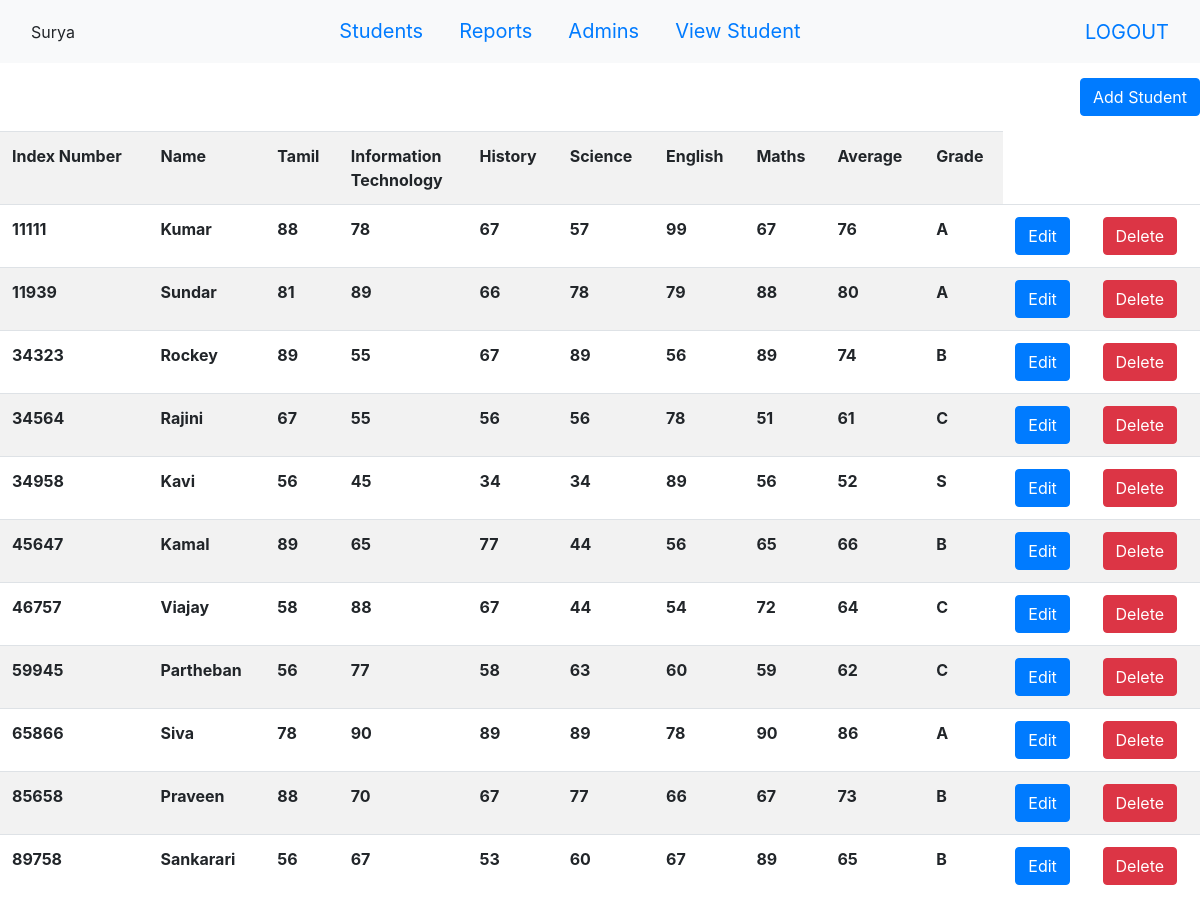
The page /students.php (signed in) on the database its author committed.
### tables this page shows
CREATE TABLE `student` (
  `indexNumber` int(11) NOT NULL,
  `nam` varchar(20) NOT NULL,
  `tamil` int(11) NOT NULL,
  `IT` int(11) NOT NULL,
  `history` int(11) NOT NULL,
  `science` int(11) NOT NULL,
  `english` int(11) NOT NULL,
  `maths` int(11) NOT NULL,
  `average` int(11) NOT NULL,
  `grade` varchar(10) NOT NULL
);

### students.php (the view, shortened to what this page needs)
<!doctype html>
<html lang="en">
    <head>
        <link href="src/css/bootstrap.min.css" rel="stylesheet" >
        <link rel="stylesheet" href="src/css/students.css">
		    <link rel="stylesheet" href="src/css/header.css">
		    <link rel="stylesheet" href="src/bootstrap-icons/bootstrap-icons.css">
        </head>
        <body>
        <nav class="navbar navbar-expand-lg bg-light">
            <div class="container-fluid">
                <?php $fName = $_SESSION['fname'];
                      echo $fName;
               ?>
              <div class="collapse navbar-collapse" id="navbarSupportedContent">
                <ul class="navbar-nav m-auto mb-2 mb-lg-0">
					<li class="nav-item">
						<a class="nav-link active" aria-current="page" href="students.php">Students</a>
					</li>
					<li class="nav-item">
						<a class="nav-link" href="viewReports.php">Reports</a>
					</li>
					<li class="nav-item">
						<a class="nav-link" href="admin.php">Admins</a>
					</li>
          <li class="nav-item">
						<a class="nav-link" href="viewStudent.php">View Student</a>
					</li>
                </ul>
                <a class="link" href="logout.php">Logout</a>
              </div>
            </div>
          </nav>
        <div class="student-display-area">
          <a href="addStudent.php"><button class="addbtn btn btn-primary">Add Student</button></a>
          <?php
			require 'config.php';
			$query = "SELECT * FROM student";
			if($result = mysqli_query($connection, $query)){
				echo "<table class='table table-striped'>";
				echo "<tr><th>Index Number</th><th>Name</th><th>Tamil</th><th>Information<br>Technology</th><th>History</th><th>Science</th><th>English</th><th>Maths</th><th>Average</th><th>Grade</th></tr>";
				while($row = mysqli_fetch_array($result)){
					echo "<tr><th>", $row['indexNumber'], "</th><th>" ,  $row['nam'],"</th><th>", $row['tamil'], "</th><th>",  $row['IT'],"</th><th>", $row['history'], "</th><th>",$row['science'], "</th><th>" ,  $row['english'],"</th><th>", $row['maths'], "</th><th>",  $row['average'],"</th><th>", $row['grade'],"</th>";
          echo "<th><a href='editStudentDetails.php?indexNum=", $row['indexNumber']," '><button class='btn btn-primary'>Edit</button></a></th>";
          echo "<th><a href='deleteStudentDetails.php?indexNum=", $row['indexNumber']," ' onClick='conformation()'><button class='btn btn-danger'>Delete</button></a></th></tr>";
				}
				echo "</table>";
			}
          ?>
        </div>
    </body>
</html>

### config.php (shortened to what this page needs)
<!DOCTYPE html>
<html lang="en">
<head>
</head>
<body>
</body>
</html>

### src/css/students.css (style rules this page uses)
* { margin: 0px; padding: 0px; box-sizing: border-box; }
.addbtn { margin-left: 90%; margin-top: 15px; margin-bottom: 15px; }

### src/css/header.css (style rules this page uses)
* { padding: 0px; margin: 0px; box-sizing: border-box; }
.nav-item { margin-right: 20px; }
.nav-link { font-size: 20px; border-bottom: 1.5px solid transparent; transition: 0.5s; }
.link { font-size: 20px; text-transform: uppercase; text-decoration: none; }

### rows shown on the page
student: indexNumber "11111", nam "Kumar", tamil "88", IT "78", history "67", science "57", english "99", maths "67", average "76", grade "A"
student: indexNumber "11939", nam "Sundar", tamil "81", IT "89", history "66", science "78", english "79", maths "88", average "80", grade "A"
student: indexNumber "34323", nam "Rockey", tamil "89", IT "55", history "67", science "89", english "56", maths "89", average "74", grade "B"
student: indexNumber "34564", nam "Rajini", tamil "67", IT "55", history "56", science "56", english "78", maths "51", average "61", grade "C"
student: indexNumber "34958", nam "Kavi", tamil "56", IT "45", history "34", science "34", english "89", maths "56", average "52", grade "S"
student: indexNumber "45647", nam "Kamal", tamil "89", IT "65", history "77", science "44", english "56", maths "65", average "66", grade "B"
student: indexNumber "46757", nam "Viajay", tamil "58", IT "88", history "67", science "44", english "54", maths "72", average "64", grade "C"
student: indexNumber "59945", nam "Partheban", tamil "56", IT "77", history "58", science "63", english "60", maths "59", average "62", grade "C"
student: indexNumber "65866", nam "Siva", tamil "78", IT "90", history "89", science "89", english "78", maths "90", average "86", grade "A"
student: indexNumber "85658", nam "Praveen", tamil "88", IT "70", history "67", science "77", english "66", maths "67", average "73", grade "B"
student: indexNumber "89758", nam "Sankarari", tamil "56", IT "67", history "53", science "60", english "67", maths "89", average "65", grade "B"

### other values the page prints
$fName "Surya"
